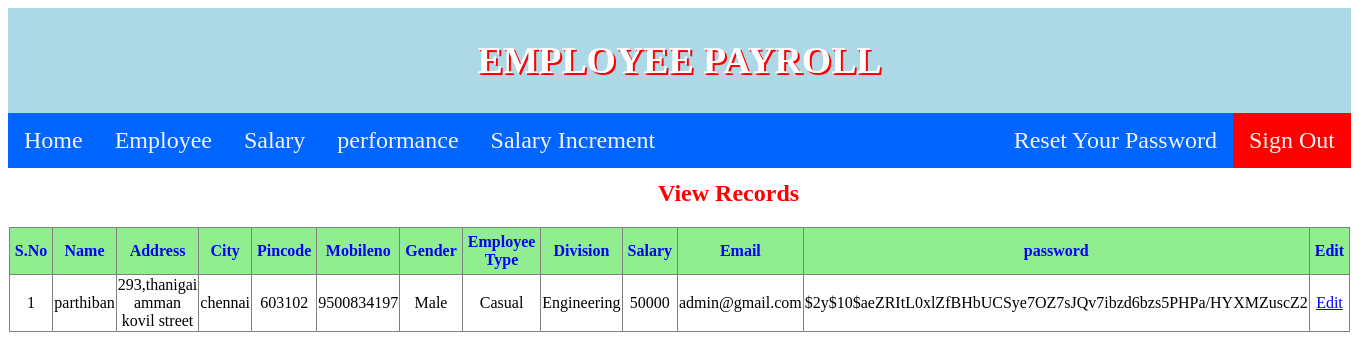
Screenshot of /edit.php (signed in) with the database file from the repository.
### tables this page shows
CREATE TABLE `users` (
  `id` int(50) NOT NULL,
  `trn_date` datetime NOT NULL,
  `name` varchar(100) NOT NULL,
  `address` varchar(100) NOT NULL,
  `city` varchar(100) NOT NULL,
  `pincode` int(100) NOT NULL,
  `mobileno` varchar(100) NOT NULL,
  `gender` varchar(100) NOT NULL,
  `emp_type` varchar(100) NOT NULL,
  `division` varchar(100) NOT NULL,
  `salary` int(11) NOT NULL,
  `email` varchar(100) NOT NULL,
  `password` varchar(100) NOT NULL,
  `submittedby` varchar(50) NOT NULL
);

### edit.php (the view, shortened to what this page needs)
<?php
require('config.php');
?>
<!DOCTYPE html>
<html>
<head>
<link rel="stylesheet" href="welcome.css">
<body>
<div id="div">
        <h1>EMPLOYEE PAYROLL</h1>
    </div>
<div class="topnav">
  <a  href="welcome.php">Home</a>
  <a  href="employee.php">Employee</a>
  <a href="salary.php">Salary</a>
  <a href="performance.php"> performance</a>
  <a href="salaryIncrement">Salary Increment</a>
  <div class="topnav-right">
  <a href="passwordreset.php" >Reset Your Password</a>
 <a style="background-color:red" href="logout.php" >Sign Out</a>
  </div>
</div>
<div class="form">
<h2 id="h1">View Records</h2>
<center>
<table width="60%" border="1" style="border-collapse:collapse;">
<thead>
<tbody>
<tr><th><strong>S.No</strong></th><th><strong>Name</strong></th><th><strong>Address</strong></th><th><strong>City</strong></th><th><strong>Pincode</strong></th><th><strong>Mobileno</strong></th><th><strong>Gender</strong></th><th><strong>Employee Type</strong></th><th><strong>Division</strong></th><th><strong>Salary</strong></th><th><strong>Email</strong></th><th><strong>password</strong></th><th><strong>Edit</strong></th></tr>
</thead>
<tbody>
<?php
$count=1;
$sel_query="Select * from users ORDER BY id desc;";
$result = mysqli_query($link,$sel_query);
while($row = mysqli_fetch_assoc($result)) { ?>
<tr><td align="center"><?php echo $count; ?></td><td align="center"><?php echo $row["name"]; ?></td><td align="center"><?php echo $row["address"]; ?></td><td align="center"><?php echo $row["city"]; ?></td><td align="center"><?php echo $row["pincode"]; ?></td><td align="center"><?php echo $row["mobileno"]; ?></td><td align="center"><?php echo $row["gender"]; ?></td><td align="center"><?php echo $row["emp_type"]; ?></td><td align="center"><?php echo $row["division"]; ?></td><td align="center"><?php echo $row["salary"]; ?></td><td align="center"><?php echo $row["email"]; ?></td><td align="center"><?php echo $row["password"]; ?></td><td align="center"><a href="editemployee.php?id=<?php echo $row["id"]; ?>">Edit</a></td></tr>
<?php $count++; } ?>
</tbody>
</table>
</center>
</div>
</body>
</html>

### welcome.css (style rules this page uses)
.topnav { overflow: hidden; background-color:#0066ff; }
.topnav a { float: left; color: #f2f2f2; text-align: center; padding: 14px 16px; text-decoration: none; font-size: x-large; font-family: 'Times New Roman', Times, serif; }
.topnav-right { float: right; }
#h1 { margin-left:750px; margin-top:-13cm; color:red; }

### edit.php (style rules this page uses)
#div { background-color: lightblue; color: white; text-shadow: 2px 2px red; text-align:center; font-size:0.5cm; padding:5px; }
#h1 { margin-left:650px; margin-top:12px; color:red; }
table { margin: 0px 0px 20px 0px; }
th { background-color:lightgreen; color:blue; padding:5px; }

### rows the page displays
users: name "parthiban", address "293,thanigai amman kovil street", city "chennai", pincode "603102", mobileno "9500834197", gender "Male", emp_type "Casual", division "Engineering", salary "50000", email "admin@gmail.com", password "$2y$10$aeZRItL0xlZfBHbUCSye7OZ7sJQv7ibzd6bzs5PHPa/HYXMZuscZ2"
